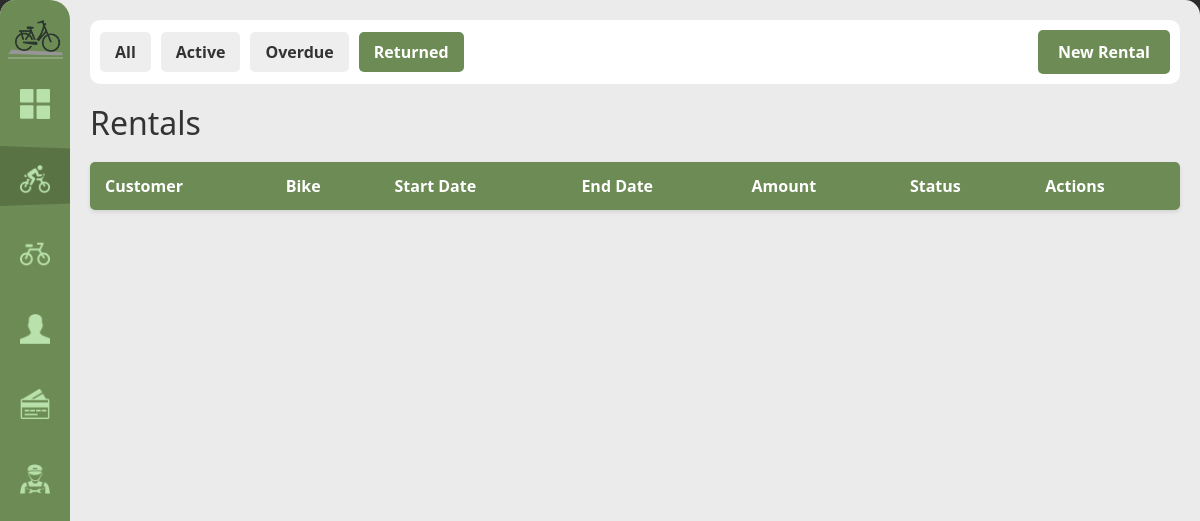
Page /rentals?status=returned on the earlier database version.
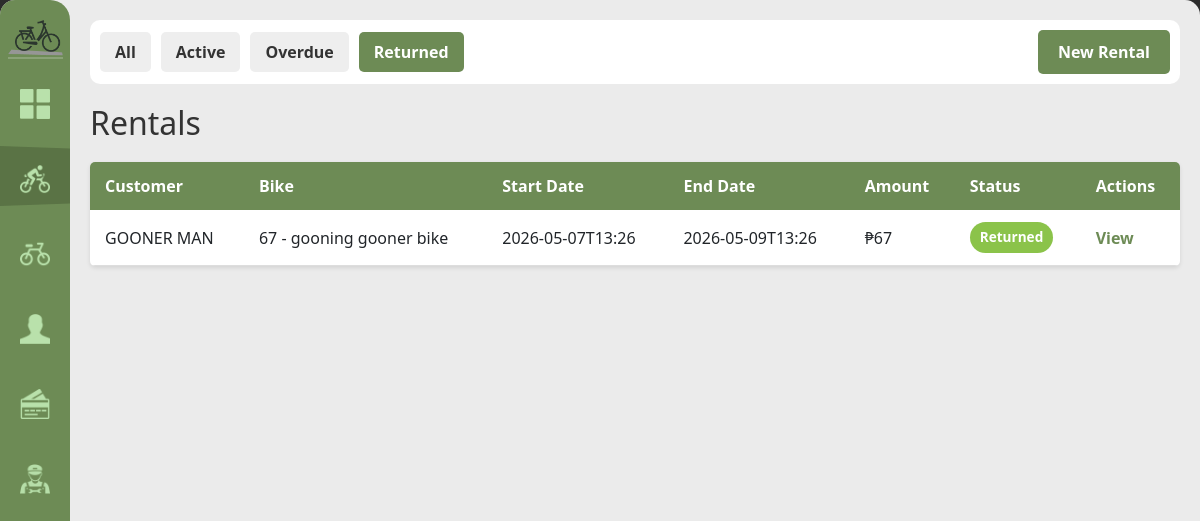
Same page on the later database version.
### tables this page shows
CREATE TABLE rental (
            rental_id INTEGER PRIMARY KEY AUTOINCREMENT,
            customer_id INTEGER NOT NULL REFERENCES customer(customer_id) ON UPDATE CASCADE ON DELETE RESTRICT,
            bike_id INTEGER NOT NULL REFERENCES bike(bike_id) ON UPDATE CASCADE ON DELETE RESTRICT,
            staff_id INTEGER NOT NULL REFERENCES staff(staff_id) ON UPDATE CASCADE ON DELETE RESTRICT,
            rental_start DATETIME NOT NULL DEFAULT(datetime('now','localtime')),
            rental_end DATETIME,
            rental_rate DECIMAL(8,2) NOT NULL,
            total_amount DECIMAL(8,2),
            notes TEXT,
            status TEXT NOT NULL DEFAULT 'active' CHECK(status IN('active','returned','overdue'))
        );

CREATE TABLE bike (
            bike_id INTEGER PRIMARY KEY AUTOINCREMENT,
            bike_code TEXT NOT NULL UNIQUE,
            brand TEXT NOT NULL, model TEXT NOT NULL,
            size TEXT NOT NULL CHECK(size IN('small','medium','large')),
            color TEXT NOT NULL,
            status TEXT NOT NULL DEFAULT 'available'
                CHECK(status IN('available','rented','under_maintenance')),
            date_added DATE NOT NULL DEFAULT(date('now','localtime'))
        );

### handlers/rentals_routes.py (the view)
@rentals_bp.route('/rentals')
def rentals():
    status = request.args.get('status', 'all')
    rentals_list = database.get().get_all_rentals(status)
    customers_list = database.get().get_all_customers()
    bikes = database.get().get_available_bikes()
    return render_template('rentals.html', rentals=rentals_list, filter_status=status, customers=customers_list, bikes=bikes)

### app.py (called while the page is built)
def get_sidebar_state():
    return request.cookies.get('sidebarState') == 'expanded'

@app.context_processor
def inject_sidebar_state():
    return dict(sidebar_expanded=get_sidebar_state())

### modules/database.py (called while the page is built)
def get():
    if not db: init()
    return db

    def get_all_customers(self, search=""):
        q = f"%{search}%"
        return [dict(r) for r in self.conn.execute("SELECT * FROM customer WHERE first_name LIKE ? OR last_name LIKE ? OR contact_number LIKE ? OR email LIKE ? ORDER BY last_name,first_name", (q,q,q,q)).fetchall()]

    def get_available_bikes(self):
        return [dict(r) for r in self.conn.execute("SELECT * FROM bike WHERE status='available' ORDER BY bike_code").fetchall()]

    def get_all_rentals(self, status="all"):
        base = "SELECT r.*,c.first_name||' '||c.last_name AS customer_name,b.bike_code,b.brand,b.model,s.first_name||' '||s.last_name AS staff_name FROM rental r JOIN customer c ON r.customer_id=c.customer_id JOIN bike b ON r.bike_id=b.bike_id JOIN staff s ON r.staff_id=s.staff_id"
        if status != "all":
            rows = self.conn.execute(base+" WHERE r.status=? ORDER BY r.rental_start DESC", (status,)).fetchall()
        else:
            rows = self.conn.execute(base+" ORDER BY r.rental_start DESC").fetchall()
        return [dict(r) for r in rows]

### templates/rentals.html (shortened to what this page needs)
{% extends "base.html" %}
{% block content %}
<div class="top-bar">
    <div class="filter-controls">
        <a href="{{ url_for('rentals.rentals', status='all') }}" class="filter-btn {% if filter_status == 'all' %}active{% endif %}">All</a>
        <a href="{{ url_for('rentals.rentals', status='active') }}" class="filter-btn {% if filter_status == 'active' %}active{% endif %}">Active</a>
        <a href="{{ url_for('rentals.rentals', status='overdue') }}" class="filter-btn {% if filter_status == 'overdue' %}active{% endif %}">Overdue</a>
        <a href="{{ url_for('rentals.rentals', status='returned') }}" class="filter-btn {% if filter_status == 'returned' %}active{% endif %}">Returned</a>
        <button id="new-rental-btn" class="btn-primary" style="margin-left: auto;">New Rental</button>
    </div>
</div>
<h1>Rentals</h1>
<div class="content-grid">
    <table>
        <thead>
            <tr>
                <th>Customer</th>
                <th>Bike</th>
                <th>Start Date</th>
                <th>End Date</th>
                <th>Amount</th>
                <th>Status</th>
                <th>Actions</th>
            </tr>
        </thead>
        <tbody>
            {% for rental in rentals %}
            <tr>
                <td>{{ rental['customer_name'] }}</td>
                <td>{{ rental['bike_code'] }} - {{ rental['brand'] }} {{ rental['model'] }}</td>
                <td>{{ rental['rental_start'] }}</td>
                <td>{{ rental['rental_end'] or '-' }}</td>
                <td>₱{{ rental['total_amount'] or 'Pending' }}</td>
                <td><span class="status-badge status-{{ rental['status'] }}">{{ rental['status'].title() }}</span></td>
                <td><a href="{{ url_for('rentals.rental_detail', rid=rental['rental_id']) }}">View</a></td>
            </tr>
            {% endfor %}
        </tbody>
    </table>
</div>
{% endblock %}

### templates/base.html (shortened to what this page needs)
<!DOCTYPE html>
<html lang="en">
<head>
    <link rel="stylesheet" href="{{ url_for('static', filename='modals.css') }}">
    <link rel="stylesheet" href="{{ url_for('static', filename='style.css') }}">
</head>
<body>
    <div class="home-screen">
        <div class="sidebar" expand="{{ 'true' if sidebar_expanded else 'false' }}">
            <img class="sidebar-logo" src="{{url_for('static', filename='assets/imgs/Logo_mini.png') }}" alt="sidebar icon">
            <div class="nav-indicator"></div>
           <div class="nav-items">
                <a href="{{ url_for('home') }}"
                    class="nav-item" data-route="home">
                    <img src="{{ url_for('static', filename='assets/imgs/fsquare_icon.png') }}"   alt="Dashboard">
                </a>
                <a href="{{ url_for('rentals.rentals') }}"
                    class="nav-item" data-route="rentals.rentals">
                    <img src="{{ url_for('static', filename='assets/imgs/current_rent.png') }}"     alt="Rentals">
                </a>
                <a href="{{ url_for('bikes.registry') }}"
                    class="nav-item" data-route="bikes.registry">
                    <img src="{{ url_for('static', filename='assets/imgs/bike_icon.png') }}"       alt="Bikes">
                </a>
                <a href="{{ url_for('customers.customers') }}"
                    class="nav-item" data-route="customers.customers">
                    <img src="{{ url_for('static', filename='assets/imgs/person_icon.png') }}"   alt="Customers">
                </a>
                <a href="{{ url_for('payments.payments') }}"
                    class="nav-item" data-route="payments.payments">
                    <img src="{{ url_for('static', filename='assets/imgs/payments_icon.png') }}"    alt="Payments">
                </a>
                <a href="{{ url_for('maintenance.maintenance') }}"
                    class="nav-item" data-route="maintenance.maintenance">
                    <img src="{{ url_for('static', filename='assets/imgs/maintainance_icon.png') }}" alt="Maintenance">
                </a>
            </div>
        </div>
        <div class="main-content">
            {% block content %}{% endblock %}
        </div>
    </div>

### static/style.css (style rules this page uses)
:root { --primary-green: #6D8B55; --secondary-green: #566d42; --bg-light: #EBEBEB; --white: #FFFFFF; --sidebar-collapsed: 70px; --sidebar-expanded: 165px; }
body { margin: 0; font-family: 'Segoe UI', Tahoma, Geneva, Verdana, sans-serif; background-color: #2C2C2C; }
.home-screen { height: 100vh; width: 100vw; margin: 0 auto; background-color: var(--bg-light); border-radius: 15px; overflow: hidden; position: relative; }
.sidebar { position: absolute; top: 0; left: 0; height: 100%; z-index: 10; background-color: var(--primary-green); width: var(--sidebar-collapsed); display: flex; flex-direction: column; border-top-right-radius: 20px; border-bottom-right-radius: 20px; overflow: hidden; }
.sidebar-logo { width: 55px; height: auto; margin-top: 20px; margin-left: 10px; border-bottom: 2px solid rgba(255,255,255,0.2); transition: margin 0.211s ease; }
.sidebar[expand="false"] .sidebar-logo { margin-left: auto; margin-right: auto; }
.nav-items { display: flex; flex-direction: column; margin-top: 20px; gap: 15px; position: relative; }
.nav-item-top, .nav-item { display: flex; align-items: center; padding: 10px 0px 20px 20px; color: var(--white); text-decoration: none; font-weight: bold; font-size: 0.9rem; white-space: nowrap; gap: 21px; }
.nav-item img { width: 30px; height: 30px; flex-shrink: 0; pointer-events: none; filter: invert(80%) sepia(20%) saturate(400%) hue-rotate(60deg); }
.nav-indicator { position: absolute; left: 0; width: auto; height: auto; border-left: var(--sidebar-expanded) solid var(--secondary-green); border-top: 6px solid transparent; border-bottom: 6px solid transparent; transition: top 0.3s ease; opacity: 0.6; z-index: 0; }
.sidebar:not(:hover) .nav-indicator, .sidebar[expand="false"] .nav-indicator { transition: opacity 0.3s ease; opacity: 0.8; }
.main-content { padding: 20px; opacity: 1; flex-direction: column; margin-left: var(--sidebar-collapsed); }
.top-bar { background-color: var(--white); opacity: 1; padding: 10px; border-radius: 10px; margin-bottom: 20px; }
.content-grid { display: flex; flex-grow: 1; opacity: 1; background-color: #DFDFDF; border-radius: 10px; }
.btn-primary, .btn-secondary, button[type="submit"] { padding: 10px 20px; border: none; border-radius: 5px; cursor: pointer; font-weight: bold; text-decoration: none; display: inline-block; transition: all 0.3s ease; }
.btn-primary, button[type="submit"] { background-color: var(--primary-green); color: white; }
table { width: 100%; border-collapse: collapse; background: white; border-radius: 5px; overflow: hidden; box-shadow: 0 2px 4px rgba(0,0,0,0.1); }
table thead { background-color: var(--primary-green); color: white; }
table th, table td { padding: 12px 15px; text-align: left; }
table tbody tr { border-bottom: 1px solid #ddd; }
table a { color: var(--primary-green); text-decoration: none; font-weight: bold; }
.status-badge { display: inline-block; padding: 5px 10px; border-radius: 20px; font-size: 0.85rem; font-weight: bold; }
.status-badge.status-returned { background-color: #8BC34A; color: white; }
.filter-controls { display: flex; gap: 10px; opacity: 1; align-items: center; flex-wrap: wrap; }
.filter-btn { padding: 8px 15px; background-color: #eee; color: #333; border: none; border-radius: 5px; cursor: pointer; text-decoration: none; font-weight: bold; transition: all 0.3s ease; }
.filter-btn.active, .filter-btn:hover { background-color: var(--primary-green); color: white; }
h1, h2 { color: #333; margin: 10px 0; }
h1 { font-size: 2rem; margin-bottom: 20px; }

Differences in the rows shown:
added rental: customer_name "GOONER MAN", bike_code "67", brand "gooning", model "gooner bike", rental_start "2026-05-07T13:26", rental_end "2026-05-09T13:26", total_amount "67", status "Returned"
